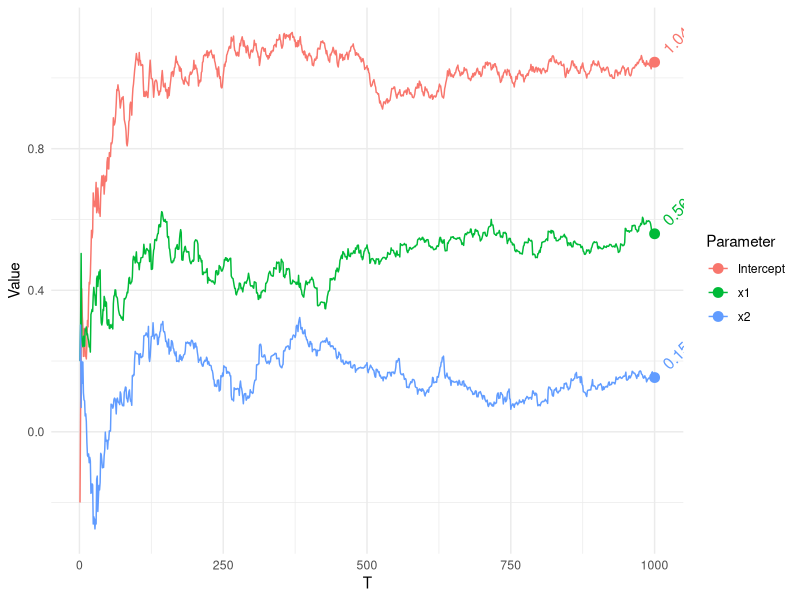
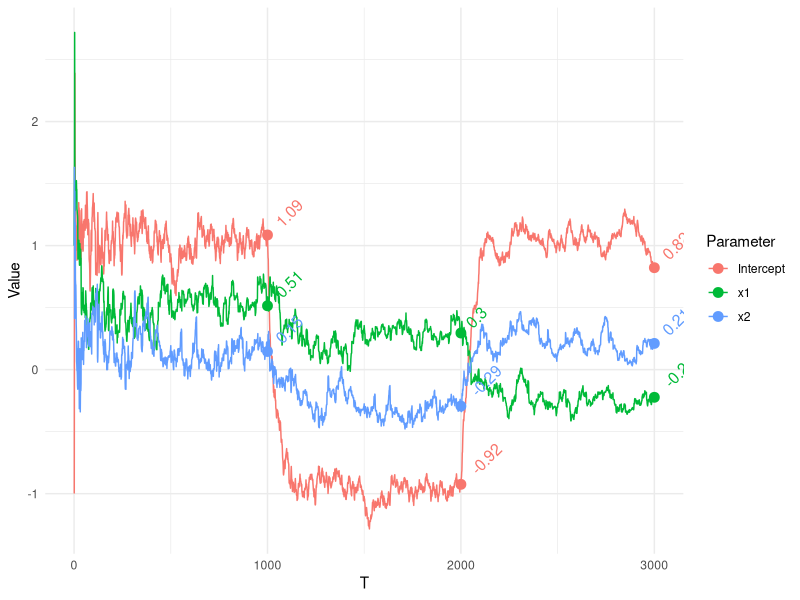

Generate these figures, in order, with R:
# 'Online' learning via online/stochastic gradient descent.  See also, standard 
# gradient descent in lm_gradientdescent.R In the following, we have basic data 
# for standard regression, but in this 'online' learning case, we are assuming 
# each observation comes to us as a stream over time rather than as a single 
# batch, and would continue coming in.  Note that there are plenty of variations
# of this, an it can be applied in the batch case as well.  Currently no 
# stopping point is implemented in order to trace results over all data
# points/iterations.

##################
### Data Setup ###
##################
set.seed(1234)
n = 1000
x1 = rnorm(n)
x2 = rnorm(n)
y = 1 + .5*x1 + .2*x2 + rnorm(n)

X = cbind(Intercept=1, x1, x2)



#############################################
### stochastic gradient descent algorithm ###
#############################################

sgd = function(par, X, y, stepsizeTau=0, stepsize=1, average=F){
  # initialize
  beta = par; names(beta) = colnames(X)
  betamat = matrix(0, nrow(X), ncol=length(beta))        # Collect all estimates
  fits = NA                                              # fitted values
  s = 0                                                  # for adagrad
  loss = NA                                              # Collect loss at each point
  
  for (t in 1:nrow(X)){
    Xt = X[t,, drop=F]
    yt = y[t]
    LP = Xt%*%beta                                       # matrix operations not necessary, 
    grad =  t(Xt) %*% (LP - yt)                          # but makes consistent standard gd R file
    s = s + grad^2
    beta = beta - stepsize*grad/(stepsizeTau + sqrt(s))  # adagrad approach
    if(average & t>1){
      beta =  beta - 1/t*(betamat[t-1,]-beta) 
    } 
    betamat[t,] = beta
    fits[t] = LP
    loss[t] = (LP-yt)^2
  }
  
  LP = X%*%beta
  lastloss = crossprod(LP - y)
  list(par=beta, parvec=betamat, loss=loss, 
       RSE=sqrt(sum(loss)/(nrow(X)-ncol(X))), fitted=fits)
}



###########
### Run ###
###########

### starting values
init = rep(0, 3)

# for any particular data you might have to fiddle with the stepsize, perhaps
# choosing one based on cross-validation with old data
out = sgd(init, X=X, y=y, stepsizeTau=1e-3, stepsize=.2, average = T)
str(out)
out$par

# compare
summary(lm(y ~ x1 + x2))
coef1 = coef(lm(y ~ x1 + x2))


# visualize estimates
library(ggplot2); library(reshape2)
gd = melt(out$parvec); colnames(gd) = c('T', 'Parameter', 'Value')
gd$Parameter = factor(gd$Parameter, labels=colnames(X))
ggplot(aes(x=T, y=Value, group=Parameter, color=Parameter), data=gd) +
  geom_path(aes()) +
  geom_point(data=gd[gd$T==n,], size=3) +
  geom_text(aes(label=round(Value,2)), hjust=-.5, angle=45, 
            data=gd[gd$T==n,], size=4, show_guide=F) +
  theme_minimal()



######################################
### add alternately generated data ###
######################################
# data shift
set.seed(1234)
n2 = 1000
x1.2 = rnorm(n2)
x2.2 = rnorm(n2)
y2 = -1 + .25*x1.2 - .25*x2.2 + rnorm(n2)

X2 = rbind(X, cbind(1, x1.2, x2.2))
coef2 = coef(lm(y2 ~ x1.2 + x2.2))

y2 = c(y, y2)

n3 = 1000
x1.3 = rnorm(n3)
x2.3 = rnorm(n3)
y3 = 1 - .25*x1.3 + .25*x2.3 + rnorm(n3)
coef3 = coef(lm(y3 ~ x1.3 + x2.3))

X3 = rbind(X2, cbind(1, x1.3, x2.3))
y3 = c(y2, y3)


###########
### Run ###
###########
out2 = sgd(init, X=X3, y=y3, stepsizeTau=1e-3, stepsize=1, average = T)
str(out2)

# compare with lm for each data part
out2$parvec[c(n, n+n2, n+n2+n3),]
rbind(coef1, coef2, coef3)

# visualize estimates
gd = melt(out2$parvec); colnames(gd) = c('T', 'Parameter', 'Value')
gd$Parameter = factor(gd$Parameter, labels=colnames(X))
ggplot(aes(x=T, y=Value, group=Parameter, color=Parameter), data=gd) +
  geom_path(aes()) +
  geom_point(data=gd[gd$T==(c(n, n+n2, n+n2+n3)),], size=3) +
  geom_text(aes(label=round(Value,2)), hjust=-.5, angle=45, data=gd[gd$T==(c(n, n+n2, n+n2+n3)),], 
            size=4, show_guide=F) +
  theme_minimal()